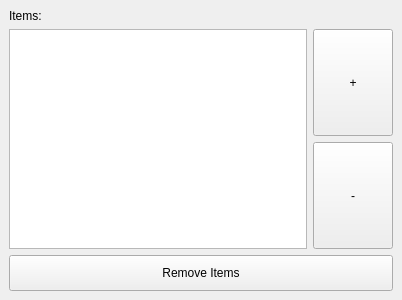
<?xml version="1.0" encoding="UTF-8"?>
<ui version="4.0">
 <class>DockWidget</class>
 <widget class="QDockWidget" name="DockWidget">
  <property name="geometry">
   <rect>
    <x>0</x>
    <y>0</y>
    <width>402</width>
    <height>300</height>
   </rect>
  </property>
  <property name="windowTitle">
   <string>Remove Items</string>
  </property>
  <widget class="QWidget" name="dockWidgetContents">
   <layout class="QVBoxLayout" name="verticalLayout">
    <item>
     <layout class="QVBoxLayout" name="items_layout">
      <item>
       <widget class="QLabel" name="label_items">
        <property name="text">
         <string>Items:</string>
        </property>
       </widget>
      </item>
      <item>
       <layout class="QHBoxLayout" name="horizontalLayout_3">
        <item>
         <widget class="QListWidget" name="items_view">
          <property name="selectionMode">
           <enum>QAbstractItemView::ExtendedSelection</enum>
          </property>
         </widget>
        </item>
        <item>
         <layout class="QVBoxLayout" name="verticalLayout_2">
          <item>
           <widget class="QPushButton" name="button_add_items">
            <property name="sizePolicy">
             <sizepolicy hsizetype="Fixed" vsizetype="Expanding">
              <horstretch>0</horstretch>
              <verstretch>0</verstretch>
             </sizepolicy>
            </property>
            <property name="text">
             <string>+</string>
            </property>
           </widget>
          </item>
          <item>
           <widget class="QPushButton" name="button_remove_items">
            <property name="sizePolicy">
             <sizepolicy hsizetype="Fixed" vsizetype="Expanding">
              <horstretch>0</horstretch>
              <verstretch>0</verstretch>
             </sizepolicy>
            </property>
            <property name="text">
             <string>-</string>
            </property>
           </widget>
          </item>
         </layout>
        </item>
       </layout>
      </item>
      <item>
       <widget class="QPushButton" name="remove_items_button">
        <property name="minimumSize">
         <size>
          <width>0</width>
          <height>36</height>
         </size>
        </property>
        <property name="text">
         <string>Remove Items</string>
        </property>
       </widget>
      </item>
     </layout>
    </item>
   </layout>
  </widget>
 </widget>
 <layoutdefault spacing="6" margin="9"/>
 <resources/>
 <connections/>
</ui>
